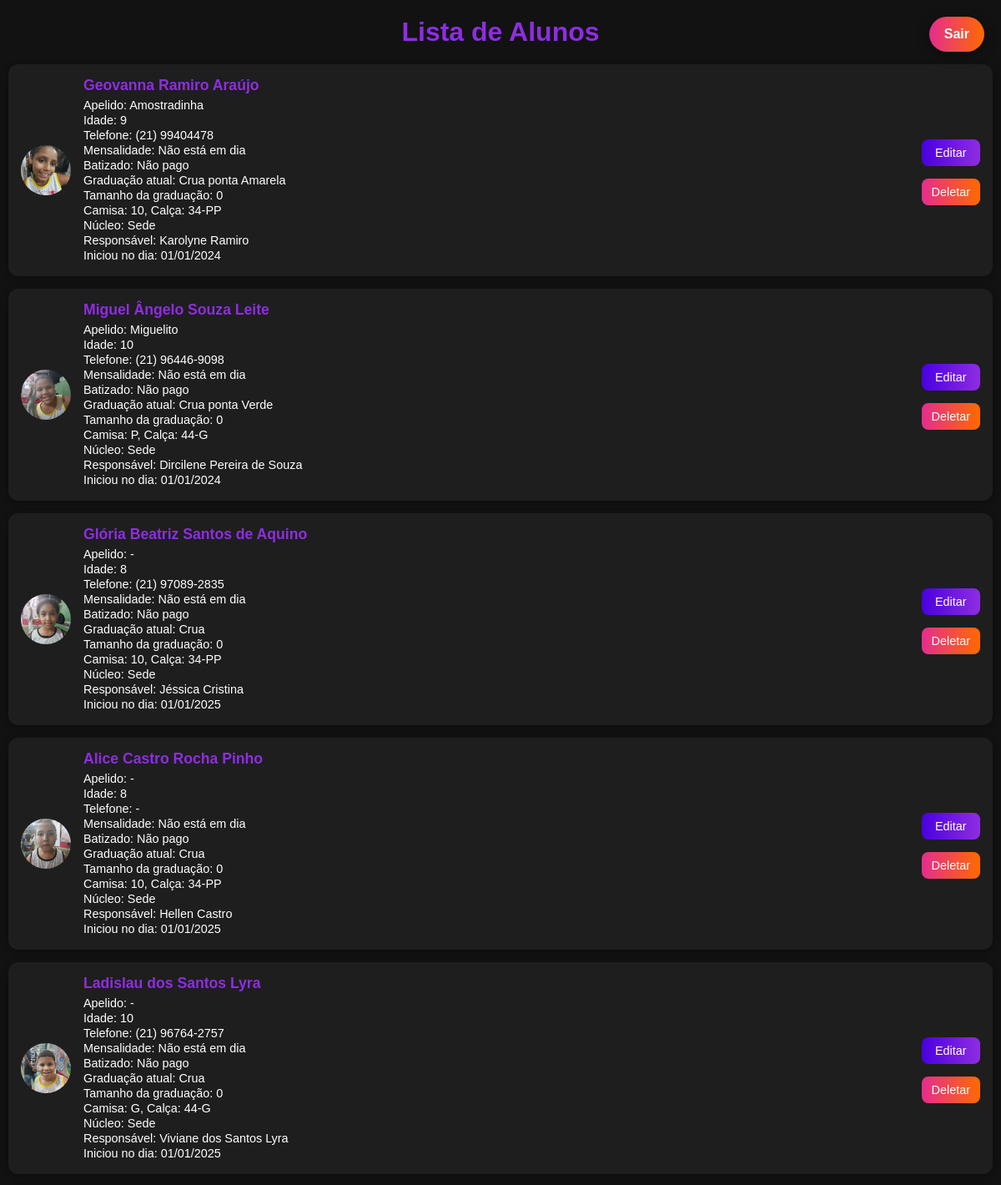
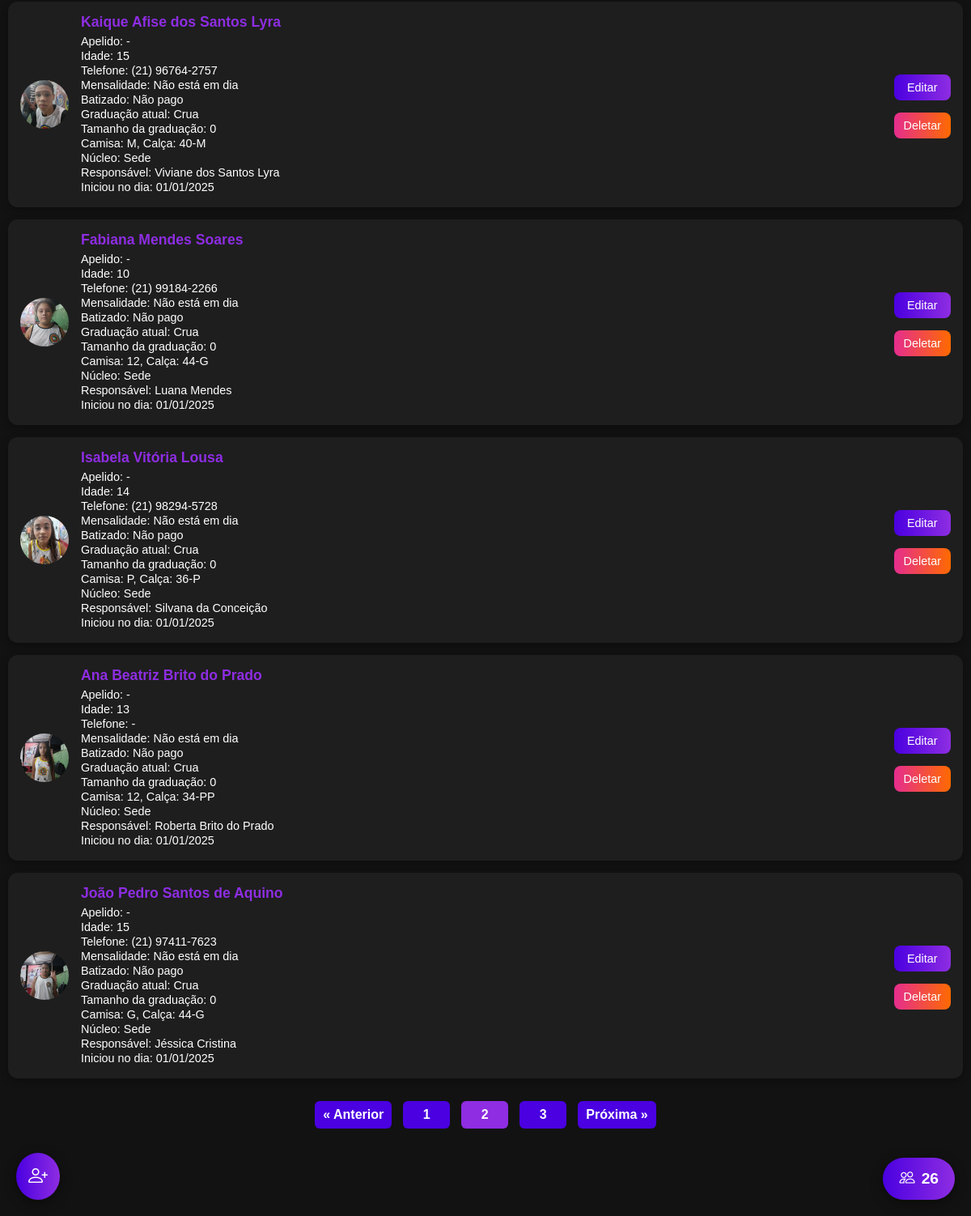
Page /?pagina=2 (signed in) on the committed database (2 pictures, top to bottom).
### tables this page shows
CREATE TABLE usuarios (
            id INTEGER PRIMARY KEY AUTOINCREMENT,
            nome_completo TEXT NOT NULL,
            apelido TEXT,
            idade TEXT NOT NULL,
            telefone TEXT,
            mensalidade TEXT NOT NULL,
            batizado TEXT NOT NULL,
            graduacao_atual TEXT NOT NULL,
            graduacao_tamanho TEXT NOT NULL,
            camisa_tamanho TEXT,
            calsa_tamanho TEXT,
            foto TEXT,
            nucleo TEXT NOT NULL,
            responsavel TEXT,
            iniciou_no_dia TEXT
        );

### app.py (the view, shortened to what this page needs)
@app.route("/", methods=["GET", "POST"])
def index():
    alunos = []
    total_paginas = 0
    total_alunos = 0
    pagina = request.args.get("pagina", 1, type=int)  # ?pagina= no GET
    por_pagina = 10
    if session.get("admin_logado"):
        conn = conectar_banco()
        conn.row_factory = sqlite3.Row
        cursor = conn.cursor()
        cursor.execute("SELECT COUNT(*) FROM usuarios")
        total_alunos = cursor.fetchone()[0]
        total_paginas = (total_alunos + por_pagina - 1) // por_pagina
        offset = (pagina - 1) * por_pagina
        cursor.execute(
            "SELECT * FROM usuarios ORDER BY id DESC LIMIT ? OFFSET ?",
            (por_pagina, offset),
        )
        alunos = cursor.fetchall()
        cursor.close()
        conn.close()
    return render_template(
        "index.html",
        alunos=alunos,
        graduacoes=graduacoes,
        pagina=pagina,
        total_paginas=total_paginas,
        total_alunos=total_alunos  # total geral
    )

### app.py (called while the page is built)
def conectar_banco():
    return sqlite3.connect("database.db")

@app.template_filter('data_br')
def data_br(value):
    if not value:
        return '-'
    try:
        dt = datetime.strptime(value, "%Y-%m-%d")
        return dt.strftime("%d/%m/%Y")
    except Exception:
        return value

### templates/index.html (shortened to what this page needs)
<!DOCTYPE html>
<html lang="pt-br">
<head>
    <link rel="stylesheet" href="https://cdn.jsdelivr.net/npm/bootstrap-icons@1.11.3/font/bootstrap-icons.css">
</head>
<body>
    {% if not session.get('admin_logado') %}
    <div class="login-card">
        <h2>Senha do Admin</h2>
        <form method="POST">
            <input type="password" name="senha" placeholder="Digite a senha" required>
            <button type="submit">Entrar</button>
        </form>
        {% with messages = get_flashed_messages() %}
        {% if messages %}
        <p style="color:red;">{{ messages[0] }}</p>
        {% endif %}
        {% endwith %}
    </div>
    {% else %}
    <h1>Lista de Alunos</h1>
    {% for aluno in alunos %}
    <div class="aluno-card">
        {% if aluno.foto %}
        <img src="{{ url_for('static', filename='fotos/' ~ aluno.foto) }}" alt="Foto do aluno">
        {% else %}
        <img src="{{ url_for('static', filename='fotos/default.png') }}" alt="Sem foto">
        {% endif %}
        <div class="aluno-info">
            <h3>{{ aluno.nome_completo }}</h3>
            <p>Apelido: {{ aluno.apelido or '-' }}</p>
            <p>Idade: {{ aluno.idade }}</p>
            <p>Telefone: {{ aluno.telefone or '-' }}</p>
            <p>Mensalidade: {{ aluno.mensalidade }}</p>
            <p>Batizado: {{ aluno.batizado }}</p>
            <p>Graduação atual: {{ aluno.graduacao_atual }}</p>
            <p>Tamanho da graduação: {{ aluno.graduacao_tamanho }}</p>
            <p>Camisa: {{ aluno.camisa_tamanho or '-' }}, Calça: {{ aluno.calsa_tamanho or '-' }}</p>
            <p>Núcleo: {{ aluno.nucleo }}</p>
            <p>Responsável: {{ aluno.responsavel or '-' }}</p>
            <p>Iniciou no dia: {{ aluno.iniciou_no_dia|data_br }}</p>
        </div>
        <div class="edit-delet">
            <a href="/editar/{{ aluno.id }}" class="btn-editar">Editar</a>
            <a href="/deletar/{{ aluno.id }}" class="btn-deletar">Deletar</a>
        </div>
    </div>
    {% else %}
    <p style="text-align:center; margin-top: 20px;">Nenhum aluno cadastrado ainda.</p>
    {% endfor %}
    {% if total_paginas > 1 %}
    <div class="paginacao">
        {% if pagina > 1 %}
        <a href="{{ url_for('index', pagina=pagina-1) }}">&laquo; Anterior</a>
        {% endif %}
        {% for p in range(1, total_paginas+1) %}
        {% if p == pagina %}
        <span class="pagina-atual">{{ p }}</span>
        {% else %}
        <a href="{{ url_for('index', pagina=p) }}">{{ p }}</a>
        {% endif %}
        {% endfor %}
        {% if pagina < total_paginas %} <a href="{{ url_for('index', pagina=pagina+1) }}">Próxima &raquo;</a>
            {% endif %}
    </div>
    {% endif %}
    <a href="{{ url_for('cadastrar') }}" class="btn-flutuante">
        <i class="bi bi-person-plus"></i>
    </a>
    <div class="bola-total-alunos">
        <i class="bi bi-people"></i> {{ total_alunos }}
    </div>
    {% endif %}
    {% if session.get('admin_logado') %}
    <a href="{{ url_for('logout') }}" class="btn-flutuante-deslogar">Sair</a>
    {% endif %}
</body>
</html>

### templates/index.html (style rules this page uses)
body { font-family: Arial, sans-serif; background: #121212; color: #fff; margin: 0; padding: 0 10px 80px 10px; }
h1 { text-align: center; color: #8E2DE2; margin: 20px 0; }
.aluno-card { background: #1E1E1E; border-radius: 12px; padding: 15px; margin-bottom: 15px; display: flex; align-items: center; justify-content: space-between; box-shadow: 0 3px 10px rgba(0, 0, 0, 0.3); }
.aluno-card img { width: 60px; height: 60px; border-radius: 50%; object-fit: cover; margin-right: 15px; }
.aluno-info { flex: 1; }
.aluno-info h3 { margin: 0 0 5px 0; font-size: 1.1em; color: #8E2DE2; }
.aluno-info p { margin: 2px 0; font-size: 0.9em; }
.btn-editar, .btn-deletar { padding: 8px 12px; color: #fff; border: none; border-radius: 8px; cursor: pointer; font-size: 0.9em; text-decoration: none; text-align: center; transition: 0.3s; display: inline-block; margin-top: 5px; outline: none; }
.btn-editar { background: linear-gradient(to right, #4A00E0, #8E2DE2); }
.btn-deletar { background: linear-gradient(to right, #E52D8E, #FF6A00); }
.btn-flutuante { position: fixed; bottom: 20px; left: 20px; background: linear-gradient(to right, #4A00E0, #8E2DE2); color: #fff; padding: 15px; border-radius: 50%; font-size: 1.5em; text-decoration: none; box-shadow: 0 4px 15px rgba(0, 0, 0, 0.4); transition: 0.3s; outline: none; display: flex; justify-content: center; align-items: center; }
.bola-total-alunos { position: fixed; bottom: 20px; right: 20px; padding: 15px 20px; background: linear-gradient(to right, #4A00E0, #8E2DE2); color: #fff; border-radius: 50px; display: flex; justify-content: center; align-items: center; font-weight: bold; font-size: 1.2em; box-shadow: 0 4px 15px rgba(0, 0, 0, 0.4); cursor: default; transition: 0.3s; outline: none; gap: 8px; }
.btn-flutuante-deslogar { position: fixed; top: 20px; right: 20px; background: linear-gradient(to right, #E52D8E, #FF6A00); color: #fff; padding: 12px 18px; border-radius: 50px; font-weight: bold; text-decoration: none; box-shadow: 0 4px 15px rgba(0, 0, 0, 0.4); transition: 0.3s; outline: none; }
.edit-delet { display: flex; flex-direction: column; gap: 10px; margin-left: 0px; outline: none; }
.paginacao { display: flex; gap: 6px; align-items: center; justify-content: center; margin: 20px 0; padding: 8px; overflow-x: auto; white-space: nowrap; -webkit-overflow-scrolling: touch; }
.paginacao a, .paginacao span { display: inline-flex; align-items: center; justify-content: center; padding: 8px 10px; margin: 0 4px; border-radius: 6px; text-decoration: none; background: #4A00E0; color: white; font-weight: 700; min-width: 38px; }
.paginacao span.pagina-atual { background: #8E2DE2; }

### rows in the picture
usuarios: foto (picture), nome_completo "Geovanna Ramiro Araújo", apelido "Amostradinha", idade "9", telefone "(21) 99404478", mensalidade "Não está em dia", batizado "Não pago", graduacao_atual "Crua ponta Amarela", graduacao_tamanho "0", camisa_tamanho "10", calsa_tamanho "34-PP", nucleo "Sede", responsavel "Karolyne Ramiro", iniciou_no_dia|data_br "01/01/2024"
usuarios: foto (picture), nome_completo "Miguel Ângelo Souza Leite", apelido "Miguelito", idade "10", telefone "(21) 96446-9098", mensalidade "Não está em dia", batizado "Não pago", graduacao_atual "Crua ponta Verde", graduacao_tamanho "0", camisa_tamanho "P", calsa_tamanho "44-G", nucleo "Sede", responsavel "Dircilene Pereira de Souza", iniciou_no_dia|data_br "01/01/2024"
usuarios: foto (picture), nome_completo "Glória Beatriz Santos de Aquino", apelido "-", idade "8", telefone "(21) 97089-2835", mensalidade "Não está em dia", batizado "Não pago", graduacao_atual "Crua", graduacao_tamanho "0", camisa_tamanho "10", calsa_tamanho "34-PP", nucleo "Sede", responsavel "Jéssica Cristina", iniciou_no_dia|data_br "01/01/2025"
usuarios: foto (picture), nome_completo "Alice Castro Rocha Pinho", apelido "-", idade "8", telefone "-", mensalidade "Não está em dia", batizado "Não pago", graduacao_atual "Crua", graduacao_tamanho "0", camisa_tamanho "10", calsa_tamanho "34-PP", nucleo "Sede", responsavel "Hellen Castro", iniciou_no_dia|data_br "01/01/2025"
usuarios: foto (picture), nome_completo "Ladislau dos Santos Lyra", apelido "-", idade "10", telefone "(21) 96764-2757", mensalidade "Não está em dia", batizado "Não pago", graduacao_atual "Crua", graduacao_tamanho "0", camisa_tamanho "G", calsa_tamanho "44-G", nucleo "Sede", responsavel "Viviane dos Santos Lyra", iniciou_no_dia|data_br "01/01/2025"
usuarios: foto (picture), nome_completo "Kaique Afise dos Santos Lyra", apelido "-", idade "15", telefone "(21) 96764-2757", mensalidade "Não está em dia", batizado "Não pago", graduacao_atual "Crua", graduacao_tamanho "0", camisa_tamanho "M", calsa_tamanho "40-M", nucleo "Sede", responsavel "Viviane dos Santos Lyra", iniciou_no_dia|data_br "01/01/2025"
usuarios: foto (picture), nome_completo "Fabiana Mendes Soares", apelido "-", idade "10", telefone "(21) 99184-2266", mensalidade "Não está em dia", batizado "Não pago", graduacao_atual "Crua", graduacao_tamanho "0", camisa_tamanho "12", calsa_tamanho "44-G", nucleo "Sede", responsavel "Luana Mendes", iniciou_no_dia|data_br "01/01/2025"
usuarios: foto (picture), nome_completo "Isabela Vitória Lousa", apelido "-", idade "14", telefone "(21) 98294-5728", mensalidade "Não está em dia", batizado "Não pago", graduacao_atual "Crua", graduacao_tamanho "0", camisa_tamanho "P", calsa_tamanho "36-P", nucleo "Sede", responsavel "Silvana da Conceição", iniciou_no_dia|data_br "01/01/2025"
usuarios: foto (picture), nome_completo "Ana Beatriz Brito do Prado", apelido "-", idade "13", telefone "-", mensalidade "Não está em dia", batizado "Não pago", graduacao_atual "Crua", graduacao_tamanho "0", camisa_tamanho "12", calsa_tamanho "34-PP", nucleo "Sede", responsavel "Roberta Brito do Prado", iniciou_no_dia|data_br "01/01/2025"
usuarios: foto (picture), nome_completo "João Pedro Santos de Aquino", apelido "-", idade "15", telefone "(21) 97411-7623", mensalidade "Não está em dia", batizado "Não pago", graduacao_atual "Crua", graduacao_tamanho "0", camisa_tamanho "G", calsa_tamanho "44-G", nucleo "Sede", responsavel "Jéssica Cristina", iniciou_no_dia|data_br "01/01/2025"

### other values in the picture
{{ p }} "1" "3"
{{ p }} "2"
{{ total_alunos }} "26"
